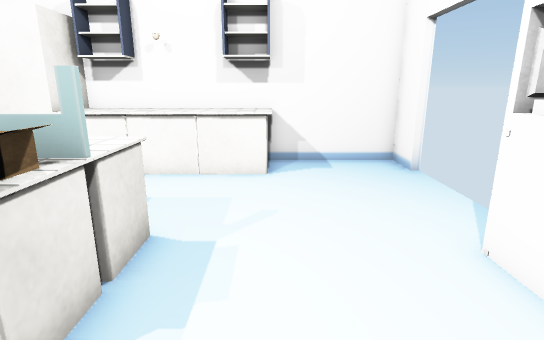
view 1 (above)

17 first-person views from a walk through a Unity game level. The camera is 1.3 m above the floor, tilts 14° down and sees 80° across. The floor is counted in squares, 0.5 m on a side. Each view is taken from the middle of a square. On the plan, view 1 faces up. The plan holds only what a view shows up to about 20 squares ahead; the rest is blank. The place goes on beyond the plan. Some animated figures are not drawn. Door leaves are left out, so doorways stand open. Some surface patterns are stand-ins.

view 2
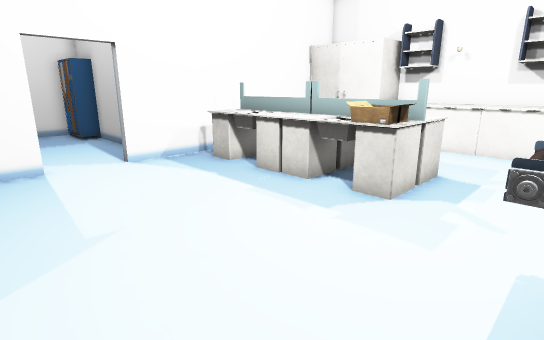

view 3
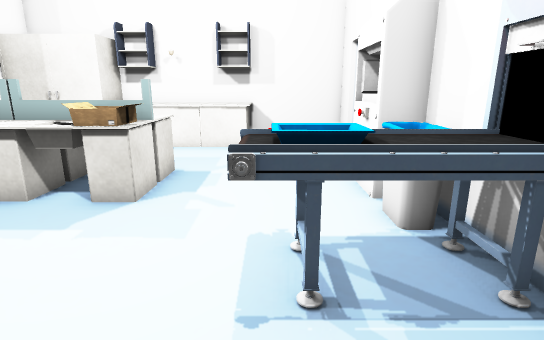

view 4
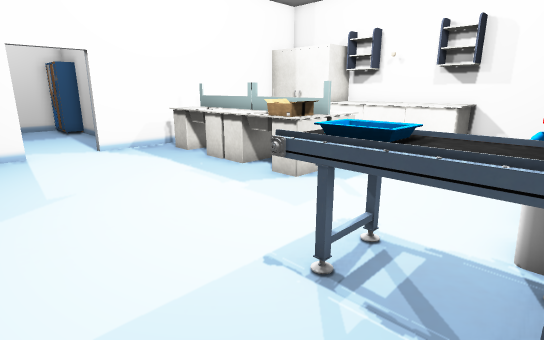

view 5
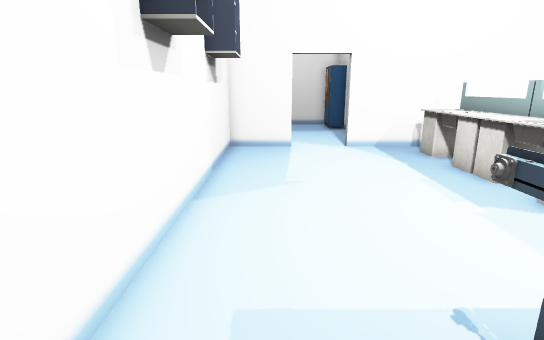

view 6
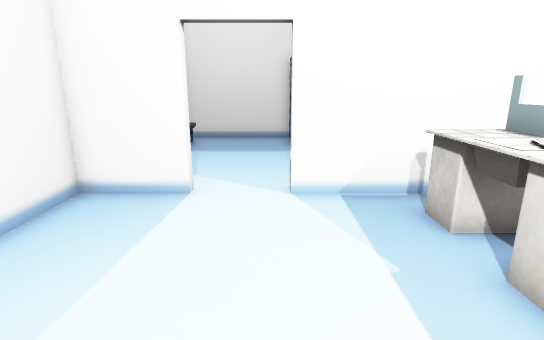

view 7
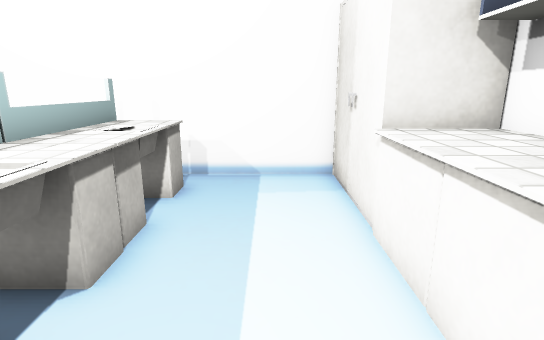

view 8
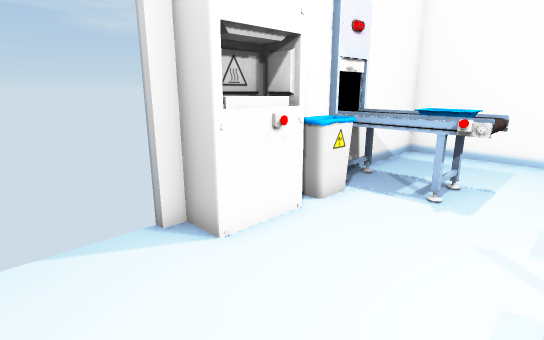

view 9
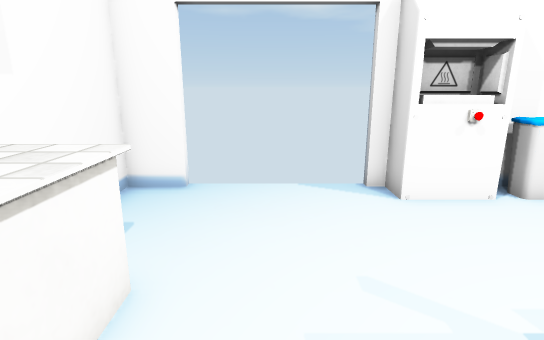

view 10
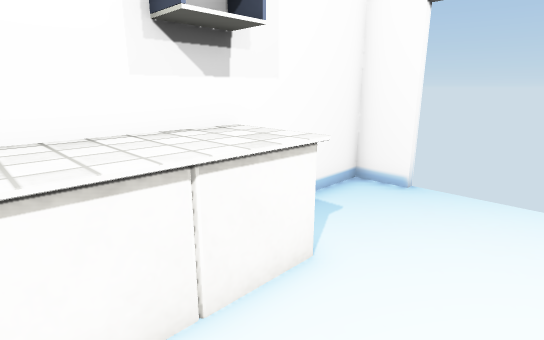

view 11
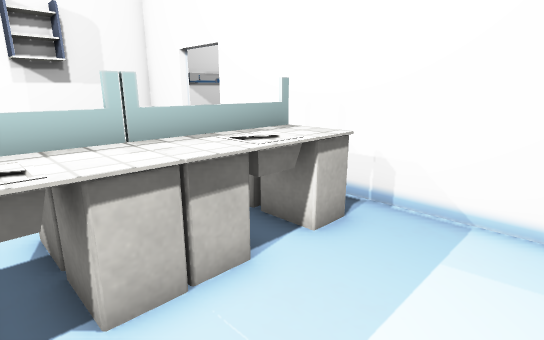

view 12
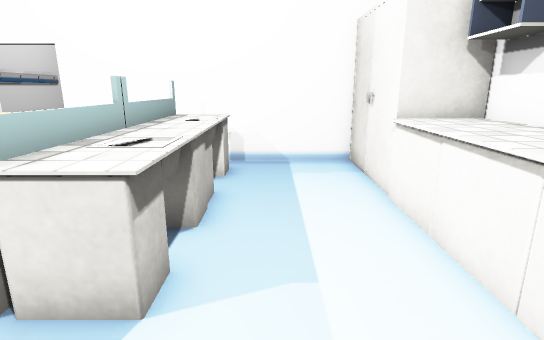

view 13
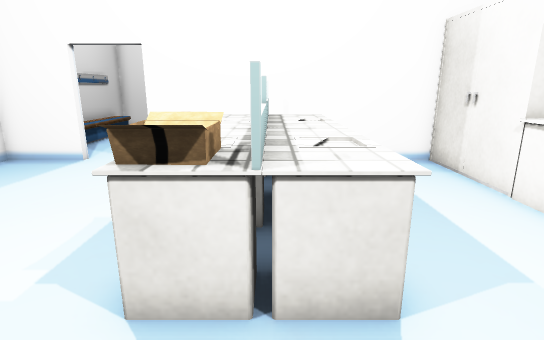

view 14
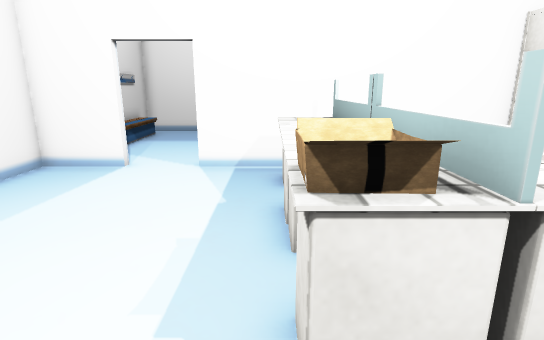

view 15
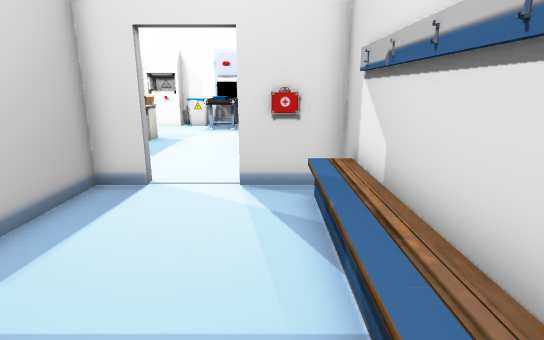

view 16
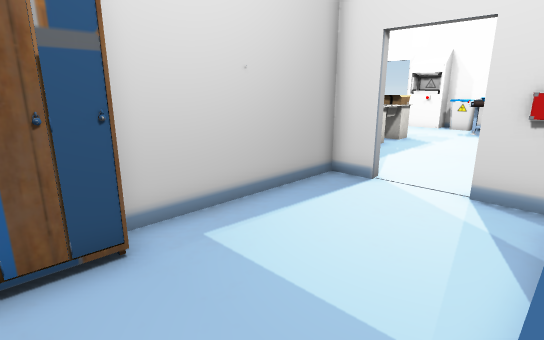

view 17
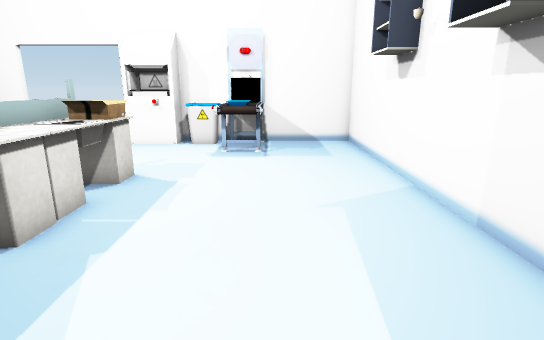

### Floor plan
Points are (right, up) in squares from view 1. A wall is a line through its corners. A room is listed if a view was taken in it or the views show most of it. See-through windows are left out.
Room 1 (views 1, 2, 3, 4, 5, 6, 7, 8, 9, 10, 11, 12, 13, 14)
walls: (-5.4, 3.8) (-6.5, 3.8); (-6.5, 3.9) (-5.4, 3.9); (3.4, 2.8) (4.4, 2.8) (4.4, 4.7) (3.4, 4.7); (4.6, 2.5) (3.4, 2.5) (3.4, 4.9) (4.6, 4.9); (-10.9, -3.1) (-10.9, -5.9) (4.6, -5.9) (4.6, 4.4); (4.6, 10.2) (4.6, 12) (-6.6, 12) (-6.6, 9.9) (-10.9, 9.9) (-10.9, -0.5)
ways out: open door at (-11, -2) to room 2; open door at (4.7, 8.4)
objects: other object (-10, 2) to (-7, 4); other object (-10, 4) to (-7, 6); other object (-6, 2) to (-2, 4); other object (-6, 4) to (-2, 6); other object (-6, 10) to (0, 11); conveyor (1, -2) to (4, 0); other object (3, 1) to (4, 2); oven (3, 3)
Room 2 (views 15, 16, 17)
walls: (-11.3, -0.5) (-11.3, 0.9) (-18.4, 0.9); (-11.5, -4.8) (-11.5, -3.9); (-20.9, 0.1) (-20.9, -5.6); (-20.9, -5.9) (-11.3, -5.9) (-11.3, -3.1)
ways out: open door at (-11, -2) to room 1
objects: locker (-20, 0) to (-18, 0)

Where each view was taken, in squares from view 1:
view 1: 0 up, 0 right, facing up
view 2: 5 down, 1 right, facing up-left
view 3: 5 down, 1 right, facing up
view 4: 5 down, 4 right, facing up-left
view 5: 4 down, 4 right, facing left
view 6: 1 down, 3 left, facing left
view 7: 8 up, 1 left, facing left
view 8: 8 up, 1 left, facing down-right
view 9: 8 up, 4 left, facing right
view 10: 7 up, 4 left, facing up-right
view 11: 9 up, 4 left, facing down-left
view 12: 7 up, 1 right, facing left
view 13: 4 up, 1 right, facing left
view 14: 2 up, 0 right, facing left
view 15: 4 down, 20 left, facing right
view 16: 5 down, 20 left, facing up-right
view 17: 2 down, 12 left, facing right
